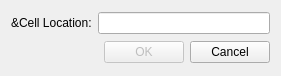
<?xml version="1.0" encoding="UTF-8"?>
<ui version="4.0">
 <class>GotoCellDialog</class>
 <widget class="QDialog" name="GotoCellDialog">
  <property name="geometry">
   <rect>
    <x>0</x>
    <y>0</y>
    <width>281</width>
    <height>76</height>
   </rect>
  </property>
  <property name="windowTitle">
   <string>Go to Cell</string>
  </property>
  <layout class="QVBoxLayout" name="verticalLayout">
   <item>
    <layout class="QHBoxLayout" name="horizontalLayout">
     <item>
      <widget class="QLabel" name="label">
       <property name="text">
        <string>&amp;Cell Location:</string>
       </property>
      </widget>
     </item>
     <item>
      <widget class="QLineEdit" name="lineEdit"/>
     </item>
    </layout>
   </item>
   <item>
    <layout class="QHBoxLayout" name="horizontalLayout_2">
     <item>
      <spacer name="horizontalSpacer">
       <property name="orientation">
        <enum>Qt::Horizontal</enum>
       </property>
       <property name="sizeHint" stdset="0">
        <size>
         <width>40</width>
         <height>20</height>
        </size>
       </property>
      </spacer>
     </item>
     <item>
      <widget class="QPushButton" name="okButton">
       <property name="enabled">
        <bool>false</bool>
       </property>
       <property name="text">
        <string>OK</string>
       </property>
       <property name="default">
        <bool>true</bool>
       </property>
      </widget>
     </item>
     <item>
      <widget class="QPushButton" name="cancelButton">
       <property name="text">
        <string>Cancel</string>
       </property>
      </widget>
     </item>
    </layout>
   </item>
  </layout>
 </widget>
 <layoutdefault spacing="6" margin="11"/>
 <tabstops>
  <tabstop>lineEdit</tabstop>
  <tabstop>okButton</tabstop>
  <tabstop>cancelButton</tabstop>
 </tabstops>
 <resources/>
 <connections/>
</ui>
